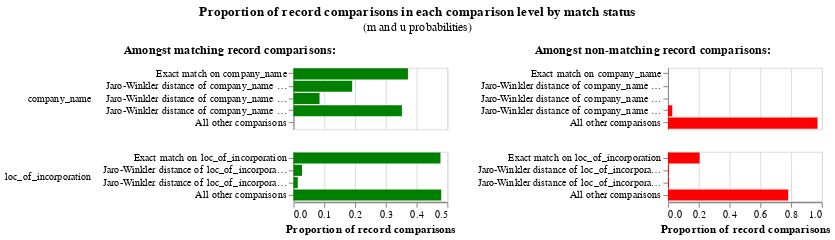

The notebook cell saved with this chart:
### Code cell
linker.visualisations.m_u_parameters_chart()

### Figure 1 — Vega-Lite specification as saved in the notebook (floating-point values rounded to 4 significant figures)
{"config": {"view": {"continuousWidth": 300, "continuousHeight": 300, "discreteHeight": 300, "discreteWidth": 400}, "header": {"title": null}, "title": {"anchor": "middle", "offset": 10}}, "hconcat": [{"mark": "bar", "encoding": {"color": {"value": "green"}, "row": {"field": "comparison_name", "header": {"labelAlign": "left", "labelAnchor": "middle", "labelAngle": 0}, "sort": {"field": "comparison_sort_order"}, "type": "nominal"}, "tooltip": [{"field": "comparison_name", "title": "Comparison name", "type": "nominal"}, {"field": "label_for_charts", "title": "Label", "type": "ordinal"}, {"field": "sql_condition", "title": "SQL condition", "type": "nominal"}, {"field": "m_probability", "format": ".10~g", "title": "M probability", "type": "quantitative"}, {"field": "u_probability", "format": ".10~g", "title": "U probability", "type": "quantitative"}, {"field": "bayes_factor", "format": ",.6f", "title": "Bayes factor = m/u", "type": "quantitative"}, {"field": "log2_bayes_factor", "format": ".4~g", "title": "Match weight = log2(m/u)", "type": "quantitative"}, {"field": "bayes_factor_description", "title": "Match weight description", "type": "nominal"}, {"field": "m_probability_description", "title": "m probability description", "type": "nominal"}, {"field": "u_probability_description", "title": "u probability description", "type": "nominal"}], "x": {"axis": {"title": "Proportion of record comparisons"}, "field": "m_probability", "type": "quantitative"}, "y": {"axis": {"title": null}, "field": "label_for_charts", "sort": {"field": "comparison_vector_value", "order": "descending"}, "type": "nominal"}}, "height": {"step": 12}, "resolve": {"scale": {"y": "independent"}}, "title": {"text": "Amongst matching record comparisons:", "fontSize": 12, "fontWeight": "bold"}, "transform": [{"filter": "(datum.bayes_factor != 'no-op filter due to vega lite issue 4680')"}], "width": 150}, {"mark": "bar", "encoding": {"color": {"value": "red"}, "row": {"field": "comparison_name", "header": {"labels": false}, "sort": {"field": "comparison_sort_order"}, "type": "nominal"}, "tooltip": [{"field": "comparison_name", "title": "Comparison name", "type": "nominal"}, {"field": "label_for_charts", "title": "Label", "type": "ordinal"}, {"field": "sql_condition", "title": "SQL condition", "type": "nominal"}, {"field": "m_probability", "format": ".10~g", "title": "M probability", "type": "quantitative"}, {"field": "u_probability", "format": ".10~g", "title": "U probability", "type": "quantitative"}, {"field": "bayes_factor", "format": ",.6f", "title": "Bayes factor = m/u", "type": "quantitative"}, {"field": "log2_bayes_factor", "format": ".4~g", "title": "Match weight = log2(m/u)", "type": "quantitative"}, {"field": "bayes_factor_description", "title": "Match weight description", "type": "nominal"}, {"field": "m_probability_description", "title": "m probability description", "type": "nominal"}, {"field": "u_probability_description", "title": "u probability description", "type": "nominal"}], "x": {"axis": {"title": "Proportion of record comparisons"}, "field": "u_probability", "type": "quantitative"}, "y": {"axis": {"title": null}, "field": "label_for_charts", "sort": {"field": "comparison_vector_value", "order": "descending"}, "type": "nominal"}}, "height": {"step": 12}, "resolve": {"scale": {"y": "independent"}}, "title": {"text": "Amongst non-matching record comparisons:", "fontSize": 12, "fontWeight": "bold"}, "transform": [{"filter": "(datum.bayes_factor != 'no-op filter2 due to vega lite issue 4680')"}], "width": 150}], "data": {"name": "data-b8247f1f2757a60a3093f064d0fd8cf0"}, "title": {"text": "Proportion of record comparisons in each comparison level by match status", "subtitle": "(m and u probabilities)"}, "$schema": "https://vega.github.io/schema/vega-lite/v5.9.3.json", "datasets": {"data-b8247f1f2757a60a3093f064d0fd8cf0": [{"comparison_name": "company_name", "sql_condition": "\"company_name_l\" = \"company_name_r\"", "label_for_charts": "Exact match on company_name", "m_probability": 0.372, "u_probability": 5.347e-07, "m_probability_description": "Amongst matching record comparisons, 37.2% of records (i.e. one in 2.688) are in the exact match on company_name comparison level", "u_probability_description": "Amongst non-matching record comparisons, 5.347e-05% of records (i.e. one in 1,870,303) are in the exact match on company_name comparison level", "has_tf_adjustments": true, "tf_adjustment_column": "company_name", "tf_adjustment_weight": 1.0, "is_null_level": false, "bayes_factor": 695800.0, "log2_bayes_factor": 19.41, "comparison_vector_value": 4, "max_comparison_vector_value": 4, "bayes_factor_description": "If comparison level is `exact match on company_name` then comparison is 695,779 times more likely to be a match", "probability_two_random_records_match": 0.0006885, "comparison_sort_order": 0}, {"comparison_name": "company_name", "sql_condition": "jaro_winkler_similarity(\"company_name_l\", \"company_name_r\") >= 0.92", "label_for_charts": "Jaro-Winkler distance of company_name >= 0.92", "m_probability": 0.1907, "u_probability": 5.403e-06, "m_probability_description": "Amongst matching record comparisons, 19.07% of records (i.e. one in 5.244) are in the jaro-winkler distance of company_name >= 0.92 comparison level", "u_probability_description": "Amongst non-matching record comparisons, 0.0005403% of records (i.e. one in 185,082) are in the jaro-winkler distance of company_name >= 0.92 comparison level", "has_tf_adjustments": false, "tf_adjustment_column": null, "tf_adjustment_weight": 1.0, "is_null_level": false, "bayes_factor": 35300.0, "log2_bayes_factor": 15.11, "comparison_vector_value": 3, "max_comparison_vector_value": 4, "bayes_factor_description": "If comparison level is `jaro-winkler distance of company_name >= 0.92` then comparison is 35,295 times more likely to be a match", "probability_two_random_records_match": 0.0006885, "comparison_sort_order": 0}, {"comparison_name": "company_name", "sql_condition": "jaro_winkler_similarity(\"company_name_l\", \"company_name_r\") >= 0.88", "label_for_charts": "Jaro-Winkler distance of company_name >= 0.88", "m_probability": 0.08481, "u_probability": 3.988e-05, "m_probability_description": "Amongst matching record comparisons, 8.481% of records (i.e. one in 11.79) are in the jaro-winkler distance of company_name >= 0.88 comparison level", "u_probability_description": "Amongst non-matching record comparisons, 0.003988% of records (i.e. one in 25,078) are in the jaro-winkler distance of company_name >= 0.88 comparison level", "has_tf_adjustments": false, "tf_adjustment_column": null, "tf_adjustment_weight": 1.0, "is_null_level": false, "bayes_factor": 2127.0, "log2_bayes_factor": 11.05, "comparison_vector_value": 2, "max_comparison_vector_value": 4, "bayes_factor_description": "If comparison level is `jaro-winkler distance of company_name >= 0.88` then comparison is 2,127 times more likely to be a match", "probability_two_random_records_match": 0.0006885, "comparison_sort_order": 0}, {"comparison_name": "company_name", "sql_condition": "jaro_winkler_similarity(\"company_name_l\", \"company_name_r\") >= 0.7", "label_for_charts": "Jaro-Winkler distance of company_name >= 0.7", "m_probability": 0.3524, "u_probability": 0.02811, "m_probability_description": "Amongst matching record comparisons, 35.24% of records (i.e. one in 2.838) are in the jaro-winkler distance of company_name >= 0.7 comparison level", "u_probability_description": "Amongst non-matching record comparisons, 2.811% of records (i.e. one in 35.57) are in the jaro-winkler distance of company_name >= 0.7 comparison level", "has_tf_adjustments": false, "tf_adjustment_column": null, "tf_adjustment_weight": 1.0, "is_null_level": false, "bayes_factor": 12.53, "log2_bayes_factor": 3.648, "comparison_vector_value": 1, "max_comparison_vector_value": 4, "bayes_factor_description": "If comparison level is `jaro-winkler distance of company_name >= 0.7` then comparison is 12.53 times more likely to be a match", "probability_two_random_records_match": 0.0006885, "comparison_sort_order": 0}, {"comparison_name": "company_name", "sql_condition": "ELSE", "label_for_charts": "All other comparisons", "m_probability": 0.0001171, "u_probability": 0.9718, "m_probability_description": "Amongst matching record comparisons, 0.01171% of records (i.e. one in 8,538) are in the all other comparisons comparison level", "u_probability_description": "Amongst non-matching record comparisons, 97.18% of records (i.e. one in 1.029) are in the all other comparisons comparison level", "has_tf_adjustments": false, "tf_adjustment_column": null, "tf_adjustment_weight": 1.0, "is_null_level": false, "bayes_factor": 0.0001205, "log2_bayes_factor": -13.02, "comparison_vector_value": 0, "max_comparison_vector_value": 4, "bayes_factor_description": "If comparison level is `all other comparisons` then comparison is 8,298 times less likely to be a match", "probability_two_random_records_match": 0.0006885, "comparison_sort_order": 0}, {"comparison_name": "loc_of_incorporation", "sql_condition": "\"loc_of_incorporation_l\" = \"loc_of_incorporation_r\"", "label_for_charts": "Exact match on loc_of_incorporation", "m_probability": 0.4777, "u_probability": 0.2058, "m_probability_description": "Amongst matching record comparisons, 47.77% of records (i.e. one in 2.093) are in the exact match on loc_of_incorporation comparison level", "u_probability_description": "Amongst non-matching record comparisons, 20.58% of records (i.e. one in 4.86) are in the exact match on loc_of_incorporation comparison level", "has_tf_adjustments": true, "tf_adjustment_column": "loc_of_incorporation", "tf_adjustment_weight": 1.0, "is_null_level": false, "bayes_factor": 2.322, "log2_bayes_factor": 1.215, "comparison_vector_value": 3, "max_comparison_vector_value": 3, "bayes_factor_description": "If comparison level is `exact match on loc_of_incorporation` then comparison is 2.322 times more likely to be a match", "probability_two_random_records_match": 0.0006885, "comparison_sort_order": 1}, {"comparison_name": "loc_of_incorporation", "sql_condition": "jaro_winkler_similarity(\"loc_of_incorporation_l\", \"loc_of_incorporation_r\") >= 0.9", "label_for_charts": "Jaro-Winkler distance of loc_of_incorporation >= 0.9", "m_probability": 0.02797, "u_probability": 0.006199, "m_probability_description": "Amongst matching record comparisons, 2.797% of records (i.e. one in 35.76) are in the jaro-winkler distance of loc_of_incorporation >= 0.9 comparison level", "u_probability_description": "Amongst non-matching record comparisons, 0.6199% of records (i.e. one in 161) are in the jaro-winkler distance of loc_of_incorporation >= 0.9 comparison level", "has_tf_adjustments": false, "tf_adjustment_column": null, "tf_adjustment_weight": 1.0, "is_null_level": false, "bayes_factor": 4.511, "log2_bayes_factor": 2.174, "comparison_vector_value": 2, "max_comparison_vector_value": 3, "bayes_factor_description": "If comparison level is `jaro-winkler distance of loc_of_incorporation >= 0.9` then comparison is 4.511 times more likely to be a match", "probability_two_random_records_match": 0.0006885, "comparison_sort_order": 1}, {"comparison_name": "loc_of_incorporation", "sql_condition": "jaro_winkler_similarity(\"loc_of_incorporation_l\", \"loc_of_incorporation_r\") >= 0.7", "label_for_charts": "Jaro-Winkler distance of loc_of_incorporation >= 0.7", "m_probability": 0.01413, "u_probability": 0.006397, "m_probability_description": "Amongst matching record comparisons, 1.413% of records (i.e. one in 70.75) are in the jaro-winkler distance of loc_of_incorporation >= 0.7 comparison level", "u_probability_description": "Amongst non-matching record comparisons, 0.6397% of records (i.e. one in 156) are in the jaro-winkler distance of loc_of_incorporation >= 0.7 comparison level", "has_tf_adjustments": false, "tf_adjustment_column": null, "tf_adjustment_weight": 1.0, "is_null_level": false, "bayes_factor": 2.209, "log2_bayes_factor": 1.144, "comparison_vector_value": 1, "max_comparison_vector_value": 3, "bayes_factor_description": "If comparison level is `jaro-winkler distance of loc_of_incorporation >= 0.7` then comparison is 2.209 times more likely to be a match", "probability_two_random_records_match": 0.0006885, "comparison_sort_order": 1}, {"comparison_name": "loc_of_incorporation", "sql_condition": "ELSE", "label_for_charts": "All other comparisons", "m_probability": 0.4802, "u_probability": 0.7816, "m_probability_description": "Amongst matching record comparisons, 48.02% of records (i.e. one in 2.083) are in the all other comparisons comparison level", "u_probability_description": "Amongst non-matching record comparisons, 78.16% of records (i.e. one in 1.279) are in the all other comparisons comparison level", "has_tf_adjustments": false, "tf_adjustment_column": null, "tf_adjustment_weight": 1.0, "is_null_level": false, "bayes_factor": 0.6143, "log2_bayes_factor": -0.7029, "comparison_vector_value": 0, "max_comparison_vector_value": 3, "bayes_factor_description": "If comparison level is `all other comparisons` then comparison is 1.628 times less likely to be a match", "probability_two_random_records_match": 0.0006885, "comparison_sort_order": 1}]}}
